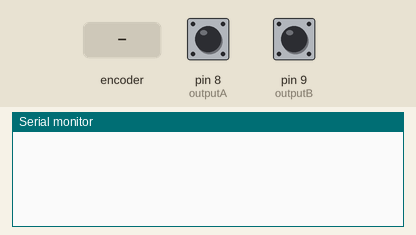
Bench run of a sketch on a simulated Arduino Uno, built with avr-gcc and run on an emulated ATmega328P. On the bench: the last lines printed to the serial monitor. Inputs (shaded band) come from the test bench; at power-on: pin 8 (outputA) HIGH, pin 9 (outputB) HIGH.

Above: at 1.2 s.
1.3 s: rotary encoder on pin 8 (outputA) / pin 9 (outputB) turned 1 step (first pin leading)
At 2.2 s:
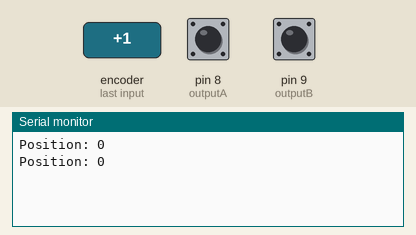
3.0 s: rotary encoder on pin 8 (outputA) / pin 9 (outputB) turned 2 steps (second pin leading)
At 4.6 s:
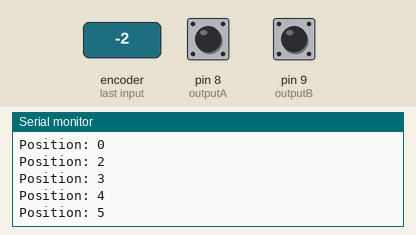
Timing chart, 0 to 6.1 s (numbered marks = the images above; inputs shaded):
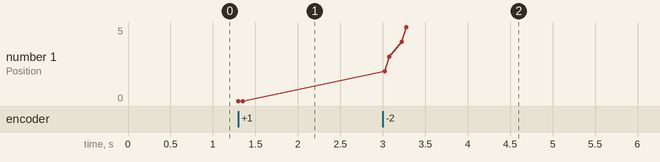

The sketch:

encoder_attempt1.ino
```cpp
//carter watson
//06/21/2019
//attempt to conrol rgb light strip
//encoder trial
//help from mechatronics & arduino

#define outputA 8 // Generating interrupts using CLK signal
#define outputB 9 // Reading DT signal
#define Switch  10 // Reading Push Button switch

int aState;
int aLastState;
int counter = 0;

void setup() {
  pinMode (outputA, INPUT);
  pinMode (outputB, INPUT);

  Serial.begin (9600);

  aLastState = digitalRead(outputA);
}

void loop() {
 counter = constrain(counter, 1, 254);
  aState = digitalRead(outputA);
  if (aState != aLastState) {
    if (digitalRead(outputB) != aState) {
      counter --;
    } else {
      counter ++;
    }
    Serial.print("Position: ");
    Serial.println(counter);
    }
    aLastState = aState;
}
```

Measured:
- after the input at 1.3 s, the serial monitor: prints a new line at once (image 1)
- after the input at 3.0 s, the serial monitor: prints a new line at once (image 2)
- plotted number 1: 0 → 5 after the input at 3.0 s
